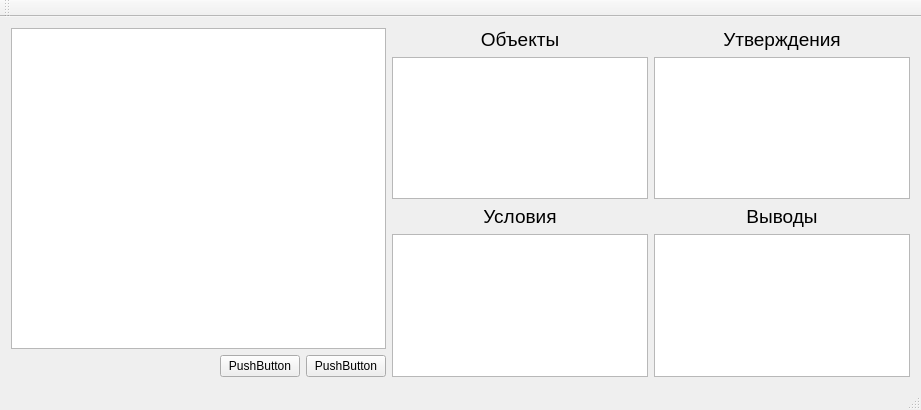
<?xml version="1.0" encoding="UTF-8"?>
<ui version="4.0">
 <class>SProductionSystem</class>
 <widget class="QMainWindow" name="SProductionSystem">
  <property name="geometry">
   <rect>
    <x>0</x>
    <y>0</y>
    <width>921</width>
    <height>410</height>
   </rect>
  </property>
  <property name="windowTitle">
   <string>SProductionSystem</string>
  </property>
  <widget class="QWidget" name="centralWidget">
   <layout class="QHBoxLayout" name="horizontalLayout_2">
    <item>
     <layout class="QVBoxLayout" name="verticalLayout_3">
      <item>
       <widget class="QPlainTextEdit" name="pteCode"/>
      </item>
      <item>
       <layout class="QHBoxLayout" name="horizontalLayout">
        <property name="topMargin">
         <number>0</number>
        </property>
        <item>
         <spacer name="horizontalSpacer">
          <property name="orientation">
           <enum>Qt::Horizontal</enum>
          </property>
          <property name="sizeHint" stdset="0">
           <size>
            <width>40</width>
            <height>20</height>
           </size>
          </property>
         </spacer>
        </item>
        <item>
         <widget class="QPushButton" name="bDo">
          <property name="text">
           <string>PushButton</string>
          </property>
         </widget>
        </item>
        <item>
         <widget class="QPushButton" name="bClear">
          <property name="text">
           <string>PushButton</string>
          </property>
         </widget>
        </item>
       </layout>
      </item>
     </layout>
    </item>
    <item>
     <layout class="QVBoxLayout" name="verticalLayout">
      <property name="leftMargin">
       <number>0</number>
      </property>
      <item>
       <layout class="QHBoxLayout" name="horizontalLayout_4">
        <property name="rightMargin">
         <number>0</number>
        </property>
        <item>
         <layout class="QVBoxLayout" name="verticalLayout_5">
          <property name="rightMargin">
           <number>0</number>
          </property>
          <item>
           <widget class="QLabel" name="label">
            <property name="font">
             <font>
              <pointsize>14</pointsize>
             </font>
            </property>
            <property name="text">
             <string>Объекты</string>
            </property>
            <property name="alignment">
             <set>Qt::AlignCenter</set>
            </property>
           </widget>
          </item>
          <item>
           <widget class="QTableWidget" name="twObjects"/>
          </item>
         </layout>
        </item>
        <item>
         <layout class="QVBoxLayout" name="verticalLayout_7">
          <property name="rightMargin">
           <number>0</number>
          </property>
          <item>
           <widget class="QLabel" name="label_2">
            <property name="font">
             <font>
              <pointsize>14</pointsize>
             </font>
            </property>
            <property name="text">
             <string>Утверждения</string>
            </property>
            <property name="alignment">
             <set>Qt::AlignCenter</set>
            </property>
           </widget>
          </item>
          <item>
           <widget class="QListWidget" name="lwData"/>
          </item>
         </layout>
        </item>
       </layout>
      </item>
      <item>
       <layout class="QHBoxLayout" name="horizontalLayout_3">
        <property name="topMargin">
         <number>0</number>
        </property>
        <property name="rightMargin">
         <number>0</number>
        </property>
        <item>
         <layout class="QVBoxLayout" name="verticalLayout_8">
          <property name="topMargin">
           <number>0</number>
          </property>
          <item>
           <widget class="QLabel" name="label_3">
            <property name="font">
             <font>
              <pointsize>14</pointsize>
             </font>
            </property>
            <property name="text">
             <string>Условия</string>
            </property>
            <property name="alignment">
             <set>Qt::AlignCenter</set>
            </property>
           </widget>
          </item>
          <item>
           <widget class="QTableWidget" name="twIfs"/>
          </item>
         </layout>
        </item>
        <item>
         <layout class="QVBoxLayout" name="verticalLayout_10">
          <property name="rightMargin">
           <number>0</number>
          </property>
          <item>
           <widget class="QLabel" name="label_4">
            <property name="font">
             <font>
              <pointsize>14</pointsize>
             </font>
            </property>
            <property name="text">
             <string>Выводы</string>
            </property>
            <property name="alignment">
             <set>Qt::AlignCenter</set>
            </property>
           </widget>
          </item>
          <item>
           <widget class="QTreeView" name="twResults"/>
          </item>
         </layout>
        </item>
       </layout>
      </item>
     </layout>
    </item>
   </layout>
  </widget>
  <widget class="QMenuBar" name="menuBar">
   <property name="geometry">
    <rect>
     <x>0</x>
     <y>0</y>
     <width>921</width>
     <height>19</height>
    </rect>
   </property>
  </widget>
  <widget class="QToolBar" name="mainToolBar">
   <attribute name="toolBarArea">
    <enum>TopToolBarArea</enum>
   </attribute>
   <attribute name="toolBarBreak">
    <bool>false</bool>
   </attribute>
  </widget>
  <widget class="QStatusBar" name="statusBar"/>
 </widget>
 <layoutdefault spacing="6" margin="11"/>
 <resources/>
 <connections/>
</ui>
